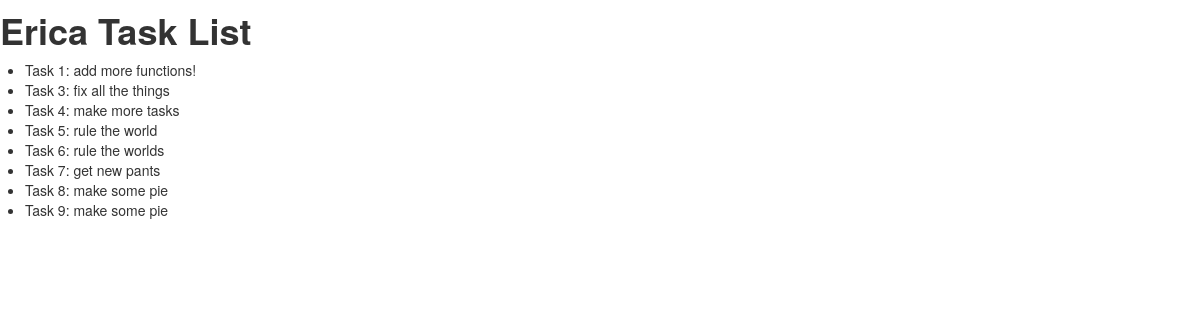
/tasks, run on an earlier commit of the app's database.
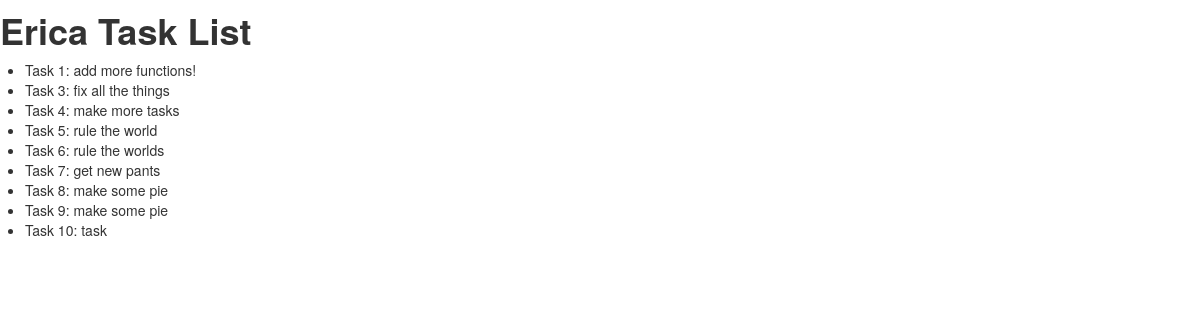
And on a later commit of the database.
### tables this page shows
CREATE TABLE `tasks` (
  `id` INTEGER primary key AUTOINCREMENT,
  `title` MEDIUMTEXT NULL DEFAULT NULL,
  `created_at` DATETIME NULL DEFAULT NULL,
  `completed_at` DATETIME NULL DEFAULT NULL,
  `user_id` INTEGER NULL DEFAULT NULL,
  FOREIGN KEY(user_id) REFERENCES `users`(`id`)
);

### tipsy.py (the view)
@app.route("/tasks")
def tasks():
    db = model.connect_db()
    tasks_from_db = model.get_tasks(db, None)
    return render_template('tasks.html', user_name="Erica", task_list=tasks_from_db)

### model.py (called while the page is built, shortened)
def connect_db():
    return sqlite3.connect("tipsy.db")

def get_tasks(db, u_id):
    c=db.cursor()
    fields = ['task id', 'title', 'date created', 'date completed', 'user id']
    tasks = []
    if u_id == None:
        query="""SELECT * FROM tasks"""
        c.execute(query)
        result=c.fetchall()
        for items in result:
            tasks.append(dict(zip(fields, items)))
        return tasks

### templates/tasks.html (shortened to what this page needs)
<html>
<head>
    <link rel="stylesheet" href="static/css/bootstrap.css" />
</head>
<body>
    <h1> {{ user_name }} Task List </h1>
<div>
    <ul>
    {% for item in task_list %}
        <li>Task {{item['task id'] }}: {{ item['title'] }}</li>
    {% endfor %}
    </ul>
</div>
</body>
</html>

What changed in the data, as far as the page shows it:
added tasks: id "10", title "task"
